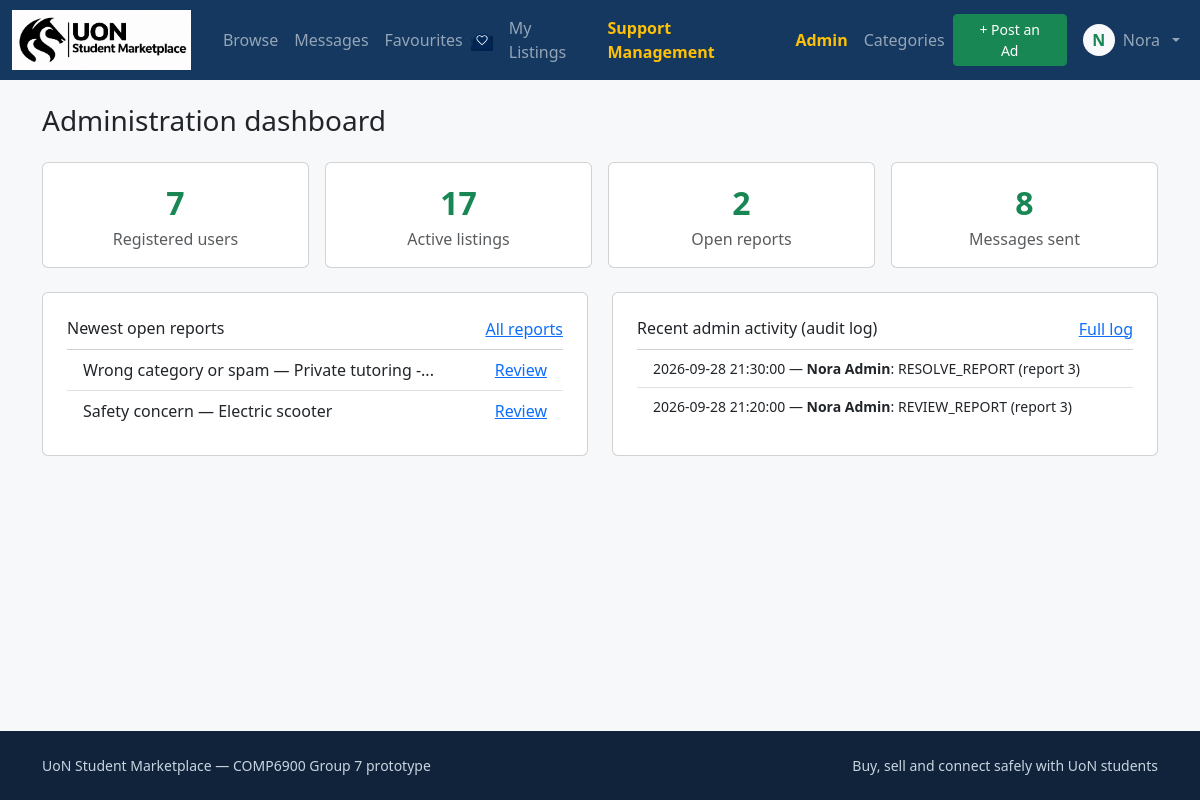
Page /admin/ (signed in) on the earlier database version.
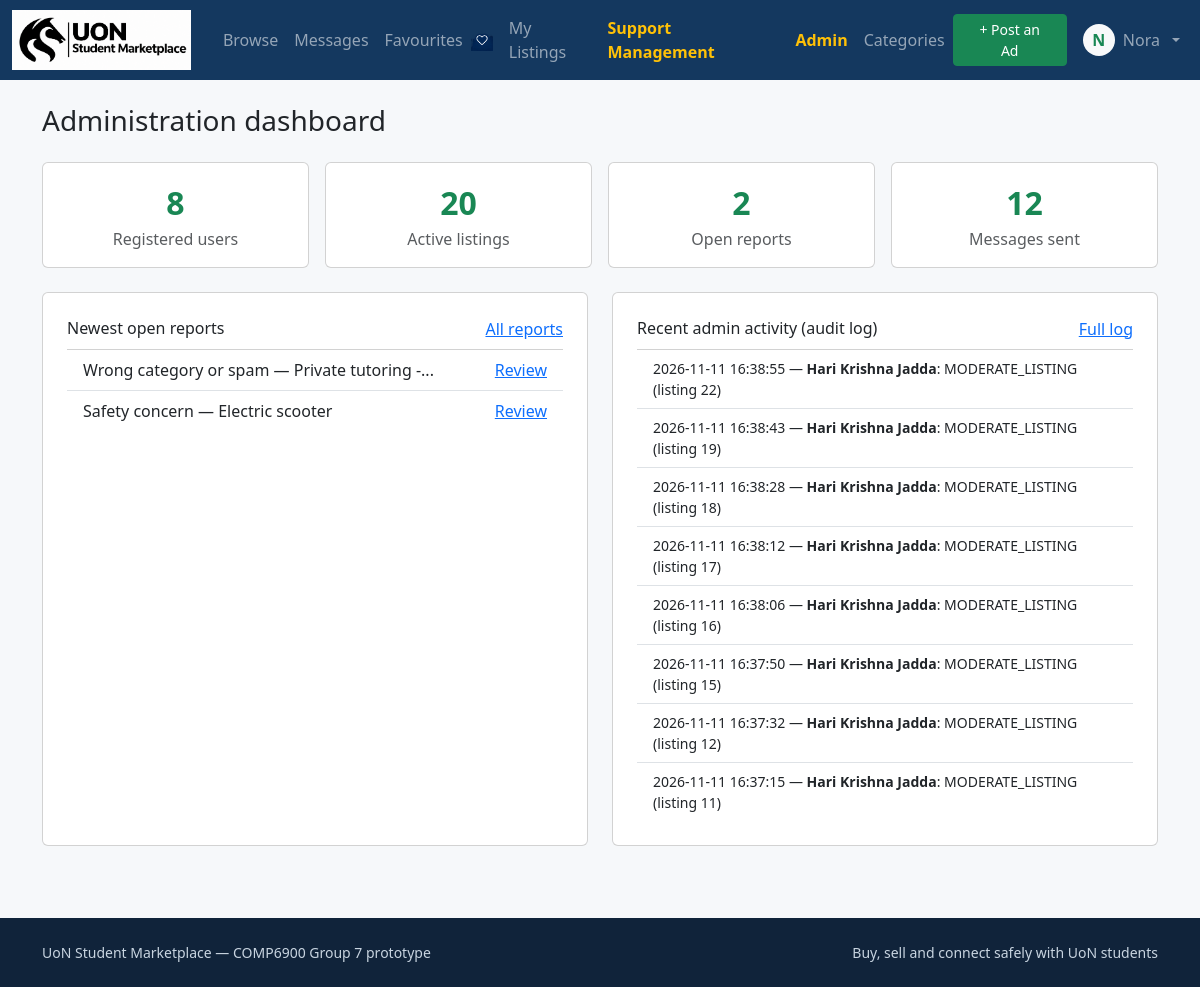
Same page on the later database version.
### tables this page shows
CREATE TABLE reports (
    report_id       INTEGER PRIMARY KEY AUTOINCREMENT,
    listing_id      INTEGER NOT NULL REFERENCES listings (listing_id) ON DELETE CASCADE,
    reporter_id     INTEGER NOT NULL REFERENCES users (user_id),
    reason          TEXT NOT NULL,
    details         TEXT NOT NULL,
    status          TEXT NOT NULL DEFAULT 'open'
                    CHECK (status IN ('open', 'in_review', 'resolved', 'dismissed')),
    resolved_by     INTEGER REFERENCES users (user_id),
    resolved_at     TEXT,
    resolution_note TEXT,
    created_at      TEXT NOT NULL
);

CREATE TABLE listings (
    listing_id   INTEGER PRIMARY KEY AUTOINCREMENT,
    user_id      INTEGER NOT NULL REFERENCES users (user_id),
    category_id  INTEGER NOT NULL REFERENCES categories (category_id),
    title        TEXT NOT NULL,
    description  TEXT NOT NULL,
    price        REAL NOT NULL DEFAULT 0,          -- AUD, 0 = free
    condition    TEXT NOT NULL
                 CHECK (condition IN ('New', 'Like new', 'Good', 'Fair', 'Needs repair')),
    location     TEXT,
    status       TEXT NOT NULL DEFAULT 'active'
                 CHECK (status IN ('active', 'archived', 'sold', 'removed')),
    created_at   TEXT NOT NULL,
    updated_at   TEXT NOT NULL
);

CREATE TABLE audit_log (
    audit_id    INTEGER PRIMARY KEY AUTOINCREMENT,
    admin_id    INTEGER NOT NULL REFERENCES users (user_id),
    action      TEXT NOT NULL,
    entity_type TEXT NOT NULL,
    entity_id   TEXT NOT NULL,
    details     TEXT,
    created_at  TEXT NOT NULL
);

### app/views/admin.py (the view)
@bp.route("/")
@admin_required
def dashboard():
    db_conn = db.get_db()
    stats = {
        "users": db_conn.query(
            "SELECT COUNT(*) AS n FROM users", one=True
        )["n"],
        "listings": db_conn.query(
            "SELECT COUNT(*) AS n FROM listings WHERE status = 'active'",
            one=True,
        )["n"],
        "open_reports": db_conn.query(
            "SELECT COUNT(*) AS n FROM reports WHERE status = 'open'",
            one=True,
        )["n"],
        "messages": db_conn.query(
            "SELECT COUNT(*) AS n FROM messages", one=True
        )["n"],
    }
    recent_reports = db_conn.query(
        """
        SELECT r.*, l.title AS listing_title
        FROM reports r
        JOIN listings l ON l.listing_id = r.listing_id
        WHERE r.status = 'open'
        ORDER BY r.created_at DESC
        LIMIT 5
        """
    )
    recent_audit = db_conn.query(
        """
        SELECT a.*, u.first_name || ' ' || u.last_name AS admin_name
        FROM audit_log a
        JOIN users u ON u.user_id = a.admin_id
        ORDER BY a.audit_id DESC
        LIMIT 8
        """
    )
    return render_template(
        "admin/dashboard.html",
        stats=stats,
        recent_reports=recent_reports,
        recent_audit=recent_audit,
    )

### app/db.py (called while the page is built)
def _connect_sqlite(config):
    conn = sqlite3.connect(str(config["SQLITE_PATH"]))
    conn.row_factory = sqlite3.Row
    conn.execute("PRAGMA foreign_keys = ON")
    return conn

def get_db():
    if "db" not in g:
        g.db = Database(_connect_sqlite(current_app.config))
    return g.db

    def query(self, sql, params=(), one=False):
        cur = self.conn.cursor()
        cur.execute(sql, tuple(params))
        columns = [column[0] for column in cur.description] if cur.description else []
        rows = [dict(zip(columns, row)) for row in cur.fetchall()]
        cur.close()
        return rows[0] if (one and rows) else (None if one else rows)

### app/security.py (called while the page is built)
def current_user():
    if "user_id" not in session:
        return None
    if not hasattr(g, "_current_user"):
        g._current_user = get_db_user(session["user_id"])
        if g._current_user and g._current_user["status"] != "active":
            logout_user()
            g._current_user = None
    return g._current_user

def get_db_user(user_id):
    from .db import get_db
    return get_db().query(
        "SELECT * FROM users WHERE user_id = ?",
        (user_id,),
        one=True,
    )

### app/templates/admin/dashboard.html (shortened to what this page needs)
{% extends "base.html" %}
{% block content %}
<h1 class="h3 mb-4">Administration dashboard</h1>
<div class="row g-3 mb-4">
    {% for label, value, link in [
        ('Registered users', stats.users, url_for('admin.users')),
        ('Active listings', stats.listings, url_for('admin.listings')),
        ('Open reports', stats.open_reports, url_for('admin.reports', status='open')),
        ('Messages sent', stats.messages, url_for('admin.logs'))
    ] %}
    <div class="col-6 col-lg-3">
        <a href="{{ link }}" class="text-decoration-none">
            <div class="card p-3 text-center stat-card">
                <div class="fs-2 fw-bold text-success">{{ value }}</div>
                <div class="text-muted">{{ label }}</div>
            </div>
        </a>
    </div>
    {% endfor %}
</div>
<div class="row g-4">
    <div class="col-lg-6">
        <div class="card p-4 h-100">
            <div class="d-flex justify-content-between align-items-center mb-2">
                <h2 class="h6 mb-0">Newest open reports</h2>
                <a href="{{ url_for('admin.reports') }}">All reports</a>
            </div>
            <ul class="list-group list-group-flush">
                {% for r in recent_reports %}
                <li class="list-group-item d-flex justify-content-between align-items-center gap-2">
                    <span>{{ r.reason }} — {{ r.listing_title|truncate(30) }}</span>
                    <a href="{{ url_for('admin.report_detail', report_id=r.report_id) }}">
                        Review
                    </a>
                </li>
                {% else %}
                <li class="list-group-item text-muted">
                    No open reports.
                </li>
                {% endfor %}
            </ul>
        </div>
    </div>
    <div class="col-lg-6">
        <div class="card p-4 h-100">
            <div class="d-flex justify-content-between align-items-center mb-2">
                <h2 class="h6 mb-0">Recent admin activity (audit log)</h2>
                <a href="{{ url_for('admin.logs') }}">Full log</a>
            </div>
            <ul class="list-group list-group-flush">
                {% for a in recent_audit %}
                <li class="list-group-item small">
                    {{ a.created_at }} —
                    <strong>{{ a.admin_name }}</strong>:
                    {{ a.action }}
                    ({{ a.entity_type }} {{ a.entity_id }})
                </li>
                {% else %}
                <li class="list-group-item text-muted">
                    No admin actions recorded yet.
                </li>
                {% endfor %}
            </ul>
        </div>
    </div>
</div>
{% endblock %}

Differences in the rows shown:
no longer on this page (row unchanged): audit_log: created_at "2026-09-28 21:30:00", admin_name "Nora Admin", action "RESOLVE_REPORT", entity_type "report", entity_id "3"
no longer on this page (row unchanged): audit_log: created_at "2026-09-28 21:20:00", admin_name "Nora Admin", action "REVIEW_REPORT", entity_type "report", entity_id "3"
added audit_log: created_at "2026-11-11 16:38:55", admin_name "Hari Krishna Jadda", action "MODERATE_LISTING", entity_type "listing", entity_id "22"
added audit_log: created_at "2026-11-11 16:38:43", admin_name "Hari Krishna Jadda", action "MODERATE_LISTING", entity_type "listing", entity_id "19"
added audit_log: created_at "2026-11-11 16:38:28", admin_name "Hari Krishna Jadda", action "MODERATE_LISTING", entity_type "listing", entity_id "18"
added audit_log: created_at "2026-11-11 16:38:12", admin_name "Hari Krishna Jadda", action "MODERATE_LISTING", entity_type "listing", entity_id "17"
added audit_log: created_at "2026-11-11 16:38:06", admin_name "Hari Krishna Jadda", action "MODERATE_LISTING", entity_type "listing", entity_id "16"
added audit_log: created_at "2026-11-11 16:37:50", admin_name "Hari Krishna Jadda", action "MODERATE_LISTING", entity_type "listing", entity_id "15"
added audit_log: created_at "2026-11-11 16:37:32", admin_name "Hari Krishna Jadda", action "MODERATE_LISTING", entity_type "listing", entity_id "12"
added audit_log: created_at "2026-11-11 16:37:15", admin_name "Hari Krishna Jadda", action "MODERATE_LISTING", entity_type "listing", entity_id "11"
Other differences:
new list line: "8 Registered users"
new list line: "20 Active listings"
new list line: "12 Messages sent"
list line gone: "7 Registered users"
list line gone: "17 Active listings"
list line gone: "8 Messages sent"
